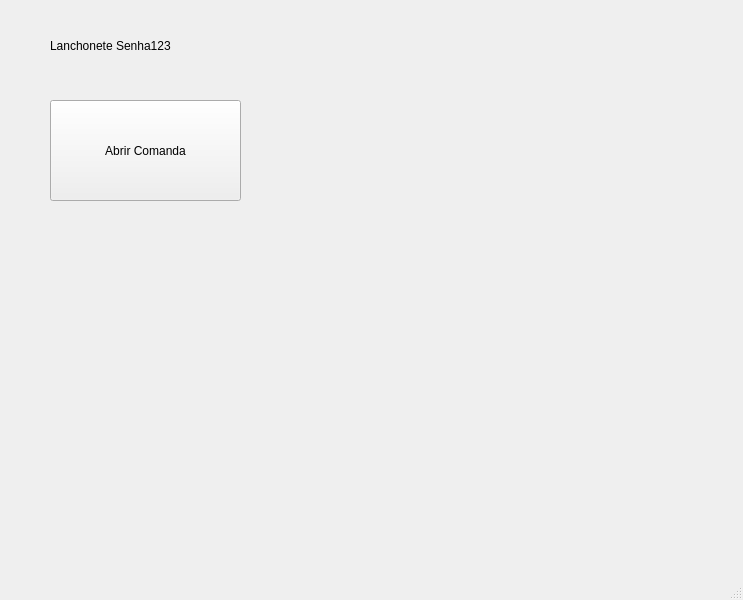
<?xml version="1.0" encoding="UTF-8"?>
<ui version="4.0">
 <class>MainWindow</class>
 <widget class="QMainWindow" name="MainWindow">
  <property name="geometry">
   <rect>
    <x>0</x>
    <y>0</y>
    <width>743</width>
    <height>600</height>
   </rect>
  </property>
  <property name="windowTitle">
   <string>MainWindow</string>
  </property>
  <widget class="QWidget" name="centralwidget">
   <widget class="QPushButton" name="pushButton">
    <property name="geometry">
     <rect>
      <x>50</x>
      <y>100</y>
      <width>191</width>
      <height>101</height>
     </rect>
    </property>
    <property name="text">
     <string>Abrir Comanda</string>
    </property>
   </widget>
   <widget class="QLabel" name="label">
    <property name="geometry">
     <rect>
      <x>50</x>
      <y>10</y>
      <width>341</width>
      <height>71</height>
     </rect>
    </property>
    <property name="styleSheet">
     <string notr="true">font: 20pt &quot;Segoe UI&quot;;
color: rgb(0, 0, 0);</string>
    </property>
    <property name="text">
     <string>Lanchonete Senha123</string>
    </property>
   </widget>
  </widget>
  <widget class="QMenuBar" name="menubar">
   <property name="geometry">
    <rect>
     <x>0</x>
     <y>0</y>
     <width>743</width>
     <height>25</height>
    </rect>
   </property>
  </widget>
  <widget class="QStatusBar" name="statusbar"/>
 </widget>
 <resources/>
 <connections/>
</ui>
